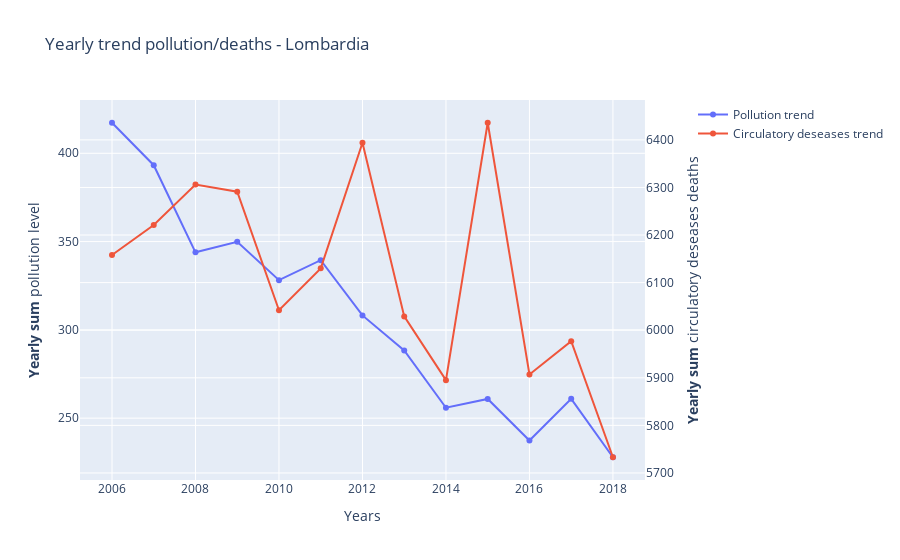
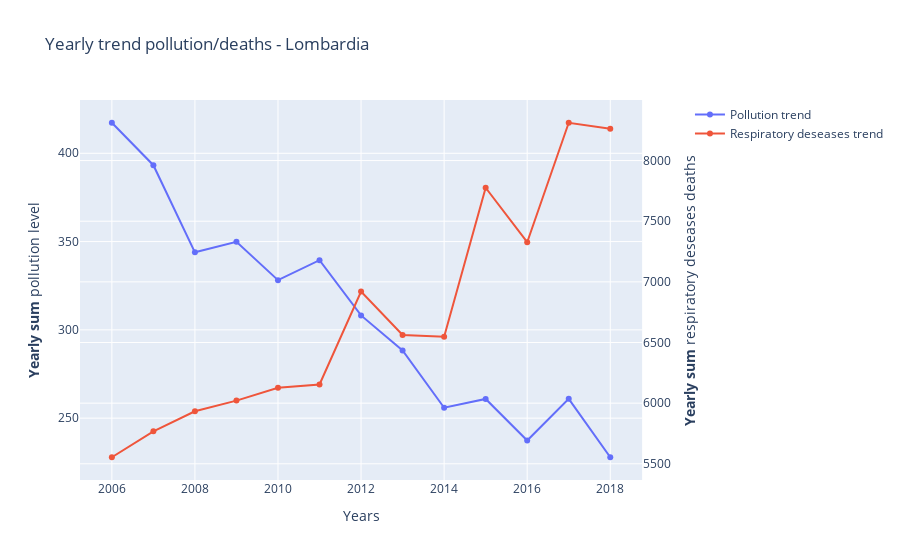
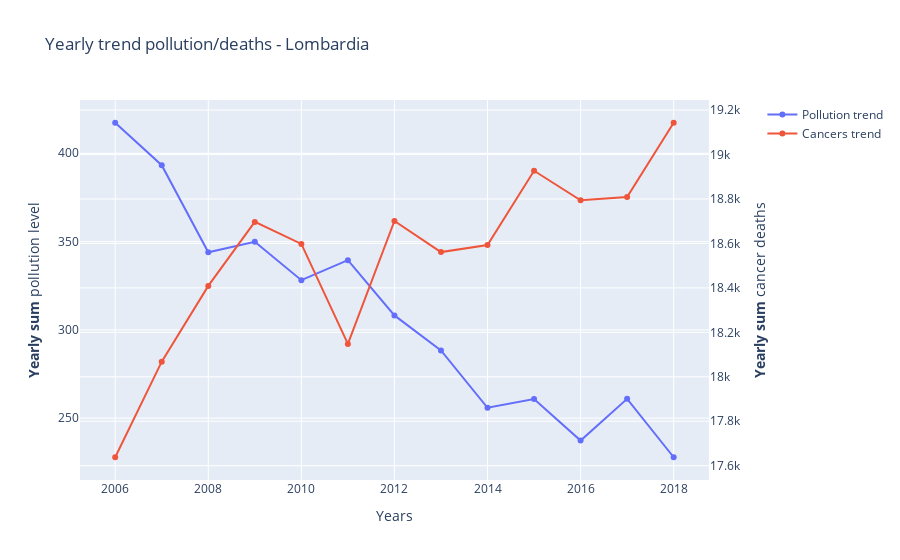

Notebook source saved alongside these figures, in order:
### Code cell
import plotly.graph_objects as go
from plotly.subplots import make_subplots
import numpy as np
import pandas as pd
from sklearn.preprocessing import StandardScaler

years = range(2006, 2019)

#LINE CHART POLLUTION
disease = {
    'Cancers' : [
        'di cui tumori maligni della trachea, dei bronchi e dei polmoni',
        'di cui tumori maligni della prostata',
        'di cui tumori maligni del cervello e del sistema nervoso centrale',
        'di cui altri tumori maligni',
        'di cui melanomi maligni della cute',
        "di cui tumori maligni dell'esofago",
        'tumori non maligni (benigni e di comportamento incerto)',
        'di cui leucemia',
        'di cui morbo di hodgkin e linfomi',
        'di cui tumori maligni delle labbra, cavità orale e faringe',
        'di cui tumori maligni della laringe',
        'di cui tumori maligni della tiroide',
        'di cui tumori maligni del seno',
    ],
    'Respiratory' : [
        'polmonite',
        'di cui altre malattie croniche delle basse vie respiratorie',
        'altre malattie del sistema respiratorio',
        'tubercolosi',
        'influenza',
        'di cui asma',
    ],
    'Circulatory' : [
        'du cui altre malattie ischemiche del cuore',
    ],
}
pollutants = {
    'PM10' : 'PM10 (SM2005)',
    'NO2' : 'Biossido di Azoto',
    'PM25' : 'Particelle sospese PM2.5',
    'CO_8h' : 'Monossido di Carbonio',
    'O3' : 'Ozono',
    'SO2' : 'Biossido di Zolfo',
    'C6H6' : 'Benzene'
}
limits = {
    'NO2': 200,
    'PM10': 50,
    'PM25': 25,
    'O3': 120,
    'CO_8h': 10,
    'SO2' : 125,
    'C6H6': 5
}

tot = pd.DataFrame(columns=['Data', 'NomeTipoSensore', 'Valore'])
for year in years:
    df = pd.read_csv(f"../csv/lombardia/air_quality/{str(year)}.csv", encoding='utf-8', sep=',')
    result = df.groupby(by=['NomeTipoSensore'])
    result = result["Valore"].mean().reset_index()
    result.drop(result.index[(result["NomeTipoSensore"] == 'Ammoniaca')], axis=0, inplace=True)
    result.drop(result.index[(result["NomeTipoSensore"] == 'Arsenico')], axis=0, inplace=True)
    result.drop(result.index[(result["NomeTipoSensore"] == 'Benzo(a)pirene')], axis=0, inplace=True)
    result.drop(result.index[(result["NomeTipoSensore"] == 'BlackCarbon')], axis=0, inplace=True)
    result.drop(result.index[(result["NomeTipoSensore"] == 'Cadmio')], axis=0, inplace=True)
    result.drop(result.index[(result["NomeTipoSensore"] == 'Monossido di Azoto')], axis=0, inplace=True)
    result.drop(result.index[(result["NomeTipoSensore"] == 'Nikel')], axis=0, inplace=True)
    result.drop(result.index[(result["NomeTipoSensore"] == 'Ossidi di Azoto')], axis=0, inplace=True)
    result.drop(result.index[(result["NomeTipoSensore"] == 'Piombo')], axis=0, inplace=True)
    result = result.assign(Data = lambda x: year)
    tot = tot.append(result, ignore_index=True)
for x in pollutants:
    tot.loc[tot.NomeTipoSensore == pollutants[x], 'Valore'] = (tot['Valore']/limits[x])*100
final = tot.groupby(by=['Data']).sum().reset_index()

#LINE CHART DEATHS
deaths = pd.read_csv('../csv/lombardia/deaths/deaths_lombardia_from2005.csv', encoding='utf-8', sep=',')
deaths.drop("ITTER107",axis=1,inplace=True)
deaths.drop("SEXISTAT1",axis=1,inplace=True)
deaths.drop("CAUSEMORTE_SL",axis=1,inplace=True)
deaths.drop("Seleziona periodo",axis=1,inplace=True)
deaths.drop("Tipo dato",axis=1,inplace=True)
deaths.drop("Sesso",axis=1,inplace=True)
deaths.drop("Flag Codes",axis=1,inplace=True)
deaths.drop("Flags",axis=1,inplace=True)
deaths.drop(deaths.index[(deaths["TIPO_DATO15"] == "MRATE")],axis=0,inplace=True)

circulatory = deaths[deaths['Causa iniziale di morte - European Short List'].isin(disease['Circulatory'])]
respiratory = deaths[deaths['Causa iniziale di morte - European Short List'].isin(disease['Respiratory'])]
cancers = deaths[deaths['Causa iniziale di morte - European Short List'].isin(disease['Cancers'])]

circulatory = circulatory.groupby(by=['TIME'])
circulatory = circulatory["Value"].sum().reset_index()
respiratory = respiratory.groupby(by=['TIME'])
respiratory = respiratory["Value"].sum().reset_index()
cancers = cancers.groupby(by=['TIME'])
cancers = cancers["Value"].sum().reset_index()
    
#Print figures
fig = make_subplots(specs=[[{"secondary_y": True}]])
# Add traces
fig.add_trace(
    go.Scatter(x=final['Data'], y=final['Valore'], name="Pollution trend"),
    secondary_y=False,
)
fig.add_trace(
    go.Scatter(x=circulatory['TIME'], y=circulatory['Value'], name="Circulatory deseases trend"),
    secondary_y=True,
)
# Add figure title
fig.update_layout(
    title_text="Yearly trend pollution/deaths - Lombardia"
)
# Set x-axis title
fig.update_xaxes(title_text="Years")
# Set y-axes titles
fig.update_yaxes(title_text="<b>Yearly sum</b> pollution level", secondary_y=False)
fig.update_yaxes(title_text="<b>Yearly sum</b> circulatory deseases deaths", secondary_y=True)
fig.show()

#Print figures
fig = make_subplots(specs=[[{"secondary_y": True}]])
# Add traces
fig.add_trace(
    go.Scatter(x=final['Data'], y=final['Valore'], name="Pollution trend"),
    secondary_y=False,
)
fig.add_trace(
    go.Scatter(x=respiratory['TIME'], y=respiratory['Value'], name="Respiratory deseases trend"),
    secondary_y=True,
)
# Add figure title
fig.update_layout(
    title_text="Yearly trend pollution/deaths - Lombardia"
)
# Set x-axis title
fig.update_xaxes(title_text="Years")
# Set y-axes titles
fig.update_yaxes(title_text="<b>Yearly sum</b> pollution level", secondary_y=False)
fig.update_yaxes(title_text="<b>Yearly sum</b> respiratory deseases deaths", secondary_y=True)
fig.show()

#Print figures
fig = make_subplots(specs=[[{"secondary_y": True}]])
# Add traces
fig.add_trace(
    go.Scatter(x=final['Data'], y=final['Valore'], name="Pollution trend"),
    secondary_y=False,
)
fig.add_trace(
    go.Scatter(x=cancers['TIME'], y=cancers['Value'], name="Cancers trend"),
    secondary_y=True,
)
# Add figure title
fig.update_layout(
    title_text="Yearly trend pollution/deaths - Lombardia"
)
# Set x-axis title
fig.update_xaxes(title_text="Years")
# Set y-axes titles
fig.update_yaxes(title_text="<b>Yearly sum</b> pollution level", secondary_y=False)
fig.update_yaxes(title_text="<b>Yearly sum</b> cancer deaths", secondary_y=True)
fig.show()

### Figure 1 — Plotly figure (JSON) as saved in the notebook; plotly's stock layout.template omitted (floating-point values rounded to 4 significant figures)
{"data": [{"name": "Pollution trend", "type": "scatter", "x": [2006, 2007, 2008, 2009, 2010, 2011, 2012, 2013, 2014, 2015, 2016, 2017, 2018], "xaxis": "x", "y": [417.3, 393.3, 343.9, 349.9, 328.2, 339.5, 308.2, 288.4, 255.9, 260.9, 237.3, 260.9, 227.9], "yaxis": "y"}, {"name": "Circulatory deseases trend", "type": "scatter", "x": [2006, 2007, 2008, 2009, 2010, 2011, 2012, 2013, 2014, 2015, 2016, 2017, 2018], "xaxis": "x", "y": [6158, 6221, 6306, 6291, 6042, 6130, 6394, 6029, 5895, 6436, 5907, 5977, 5733], "yaxis": "y2"}], "layout": {"title": {"text": "Yearly trend pollution/deaths - Lombardia"}, "xaxis": {"anchor": "y", "domain": [0, 0.94], "title": {"text": "Years"}}, "yaxis": {"anchor": "x", "domain": [0, 1], "title": {"text": "<b>Yearly sum</b> pollution level"}}, "yaxis2": {"anchor": "x", "overlaying": "y", "side": "right", "title": {"text": "<b>Yearly sum</b> circulatory deseases deaths"}}}}

### Figure 2 — Plotly figure (JSON) as saved in the notebook; plotly's stock layout.template omitted (floating-point values rounded to 4 significant figures)
{"data": [{"name": "Pollution trend", "type": "scatter", "x": [2006, 2007, 2008, 2009, 2010, 2011, 2012, 2013, 2014, 2015, 2016, 2017, 2018], "xaxis": "x", "y": [417.3, 393.3, 343.9, 349.9, 328.2, 339.5, 308.2, 288.4, 255.9, 260.9, 237.3, 260.9, 227.9], "yaxis": "y"}, {"name": "Respiratory deseases trend", "type": "scatter", "x": [2006, 2007, 2008, 2009, 2010, 2011, 2012, 2013, 2014, 2015, 2016, 2017, 2018], "xaxis": "x", "y": [5554, 5768, 5933, 6021, 6127, 6154, 6920, 6562, 6547, 7776, 7327, 8312, 8262], "yaxis": "y2"}], "layout": {"title": {"text": "Yearly trend pollution/deaths - Lombardia"}, "xaxis": {"anchor": "y", "domain": [0, 0.94], "title": {"text": "Years"}}, "yaxis": {"anchor": "x", "domain": [0, 1], "title": {"text": "<b>Yearly sum</b> pollution level"}}, "yaxis2": {"anchor": "x", "overlaying": "y", "side": "right", "title": {"text": "<b>Yearly sum</b> respiratory deseases deaths"}}}}

### Figure 3 — Plotly figure (JSON) as saved in the notebook; plotly's stock layout.template omitted (floating-point values rounded to 4 significant figures)
{"data": [{"name": "Pollution trend", "type": "scatter", "x": [2006, 2007, 2008, 2009, 2010, 2011, 2012, 2013, 2014, 2015, 2016, 2017, 2018], "xaxis": "x", "y": [417.3, 393.3, 343.9, 349.9, 328.2, 339.5, 308.2, 288.4, 255.9, 260.9, 237.3, 260.9, 227.9], "yaxis": "y"}, {"name": "Cancers trend", "type": "scatter", "x": [2006, 2007, 2008, 2009, 2010, 2011, 2012, 2013, 2014, 2015, 2016, 2017, 2018], "xaxis": "x", "y": [17638, 18068, 18409, 18697, 18598, 18148, 18701, 18561, 18593, 18927, 18794, 18809, 19143], "yaxis": "y2"}], "layout": {"title": {"text": "Yearly trend pollution/deaths - Lombardia"}, "xaxis": {"anchor": "y", "domain": [0, 0.94], "title": {"text": "Years"}}, "yaxis": {"anchor": "x", "domain": [0, 1], "title": {"text": "<b>Yearly sum</b> pollution level"}}, "yaxis2": {"anchor": "x", "overlaying": "y", "side": "right", "title": {"text": "<b>Yearly sum</b> cancer deaths"}}}}
